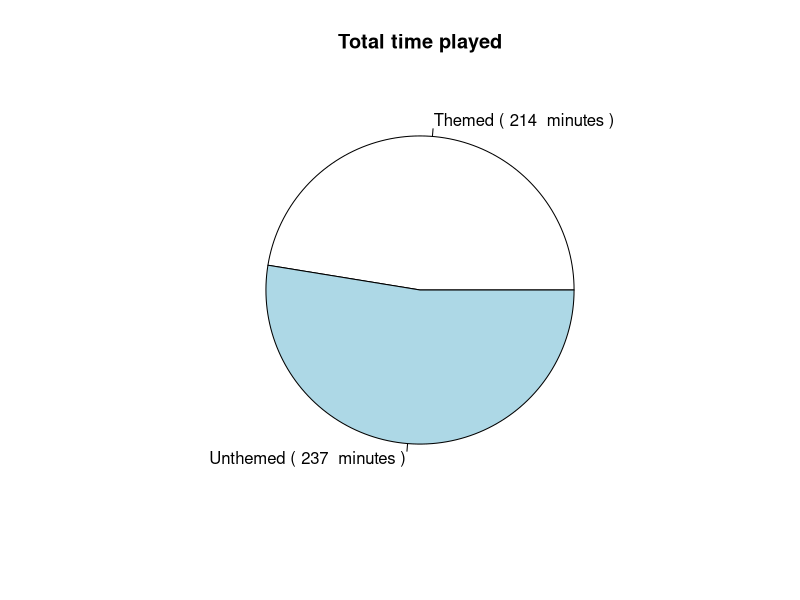

Write the R code that produced this figure.
database <- read.csv("database.csv")

# kolom met som van time en startTime
sumTimePerLog <- data.frame(cbind(theme = database$theme, sumTime = database$startTime + database$time))

# split theme en no theme
themeSumTimePerLog <- sumTimePerLog[sumTimePerLog$theme == 1,]
noThemeSumTimePerLog <- sumTimePerLog[sumTimePerLog$theme == 0,]

# som van alle logs
bothSumTime <- c(sum(themeSumTimePerLog$sumTime), sum(noThemeSumTimePerLog$sumTime))/60

# plot taartdiagram
lbls <- paste(c("Themed (", "Unthemed ("), round(bothSumTime))
lbls <- paste(lbls, " minutes )")
pie(bothSumTime, 
    main="Total time played",
    labels = lbls)